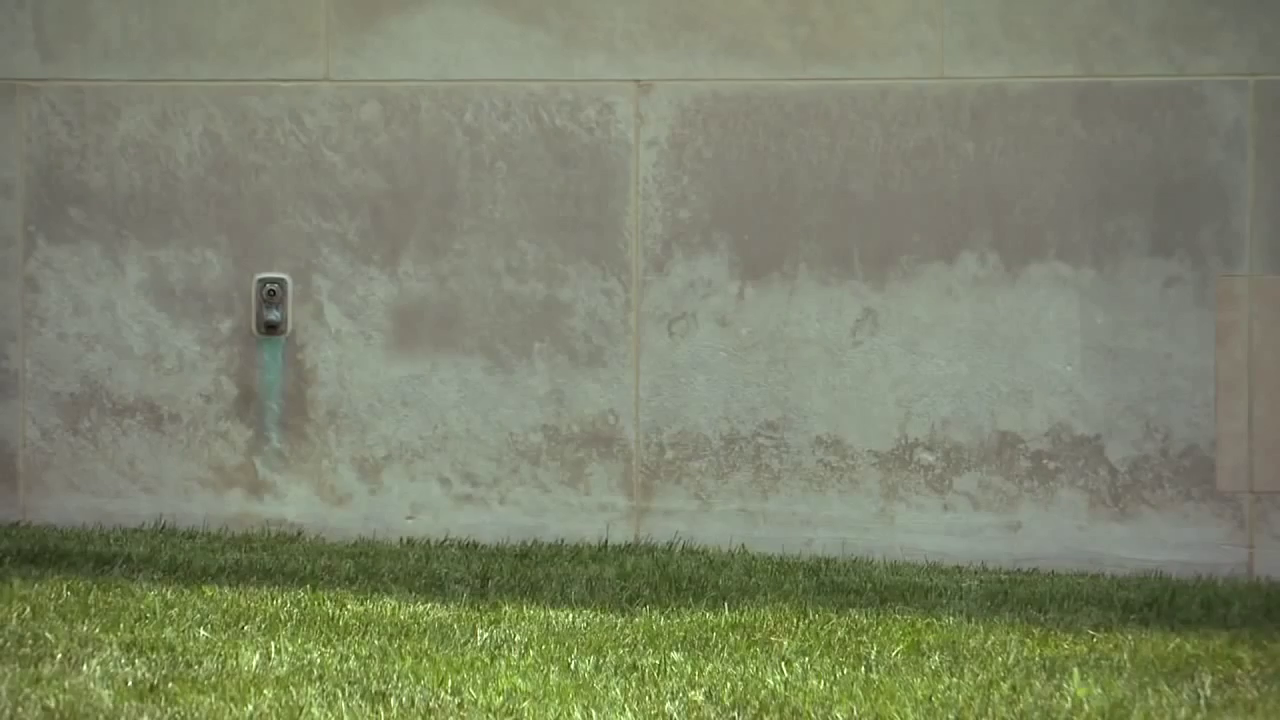
#> input picture frame 6 of MerosA/8.18/videos_to_be_processed/fallingball.mp4, 1280 x 720 px
$ python remove_object.py
#> lines starting #> are read from the running program, lines starting #| are printed output that depends on the picture
import numpy as np
import cv2
import time

from functions import get_sad, get_motion_vector

#change to 8,4
macroblock_size = 16


video = cv2.VideoCapture('../Meros A/8.18/videos/fallingball.mp4')

start = time.time()
frames = 1

#
def fix_frame_shape(frame):
    return np.pad(frame, ((0, int((np.ceil(video.get(4) / macroblock_size) * macroblock_size) - video.get(4))),
                          (0, int((np.ceil(video.get(3) / macroblock_size) * macroblock_size) - video.get(3)))),
                  'constant', constant_values=0)


total_frames = int(video.get(cv2.CAP_PROP_FRAME_COUNT))
reference_frame, background_frame = video.read()
#> background_frame is the input picture: shape (720, 1280, 3); mean B, G, R 107.2, 132, 125.9
background_frame = cv2.cvtColor(background_frame, cv2.COLOR_BGR2GRAY)
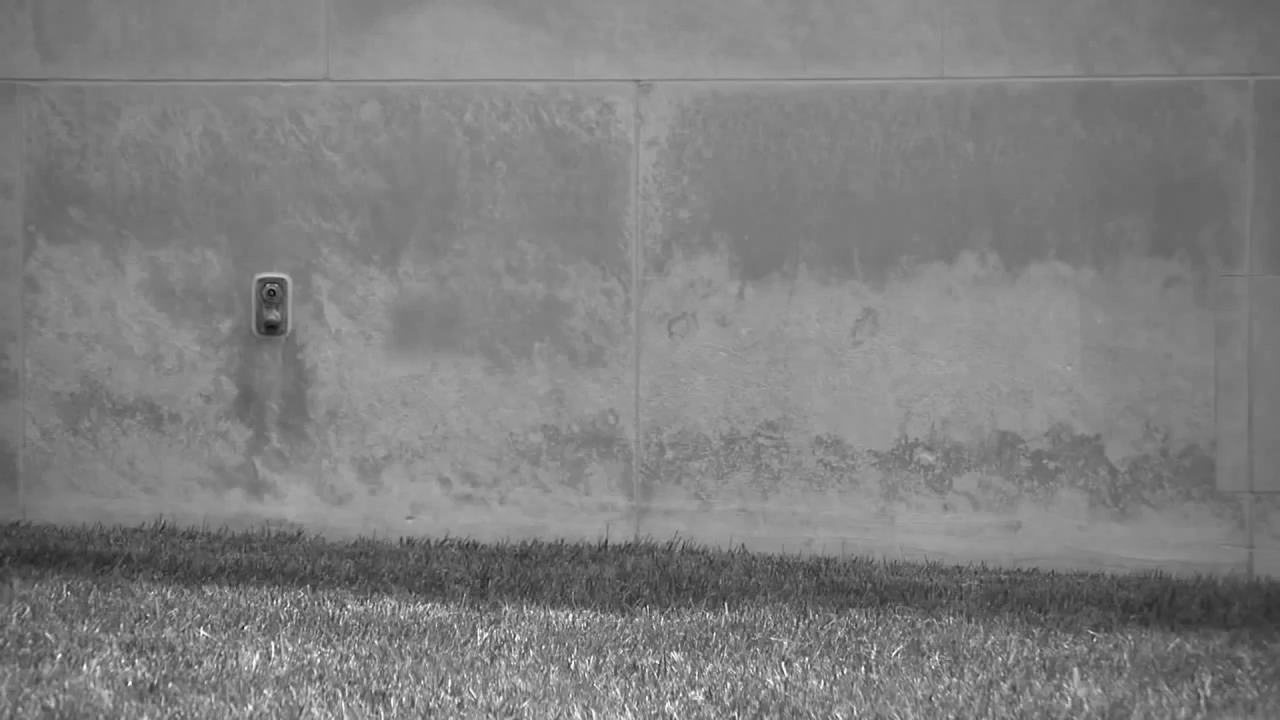
#> background_frame: shape (720, 1280); min 6, max 251, mean 127.3
fourcc = cv2.VideoWriter_fourcc(*'XVID')
output = cv2.VideoWriter(str(macroblock_size) + 'mb_objectremoved.avi', fourcc, video.get(5),
                         (int(video.get(3)), int(video.get(4))), False)

background_frame = fix_frame_shape(background_frame)
output.write(background_frame)


ref_frame = background_frame

print("Frame #" + str(frames) + " of " + str(total_frames) + " Completed")

while video.isOpened():
    reference_frame, current_frame = video.read()
    if not reference_frame:
        break
    current_frame = cv2.cvtColor(current_frame, cv2.COLOR_BGR2GRAY)
#> current_frame: shape (720, 1280)
    current_frame = fix_frame_shape(current_frame)
    for i in range(0, current_frame.shape[0], macroblock_size):
        for j in range(0, current_frame.shape[1], macroblock_size):
#> (the run stopped early here; a loop or call above may not have finished)

$ run again, starting later in the video
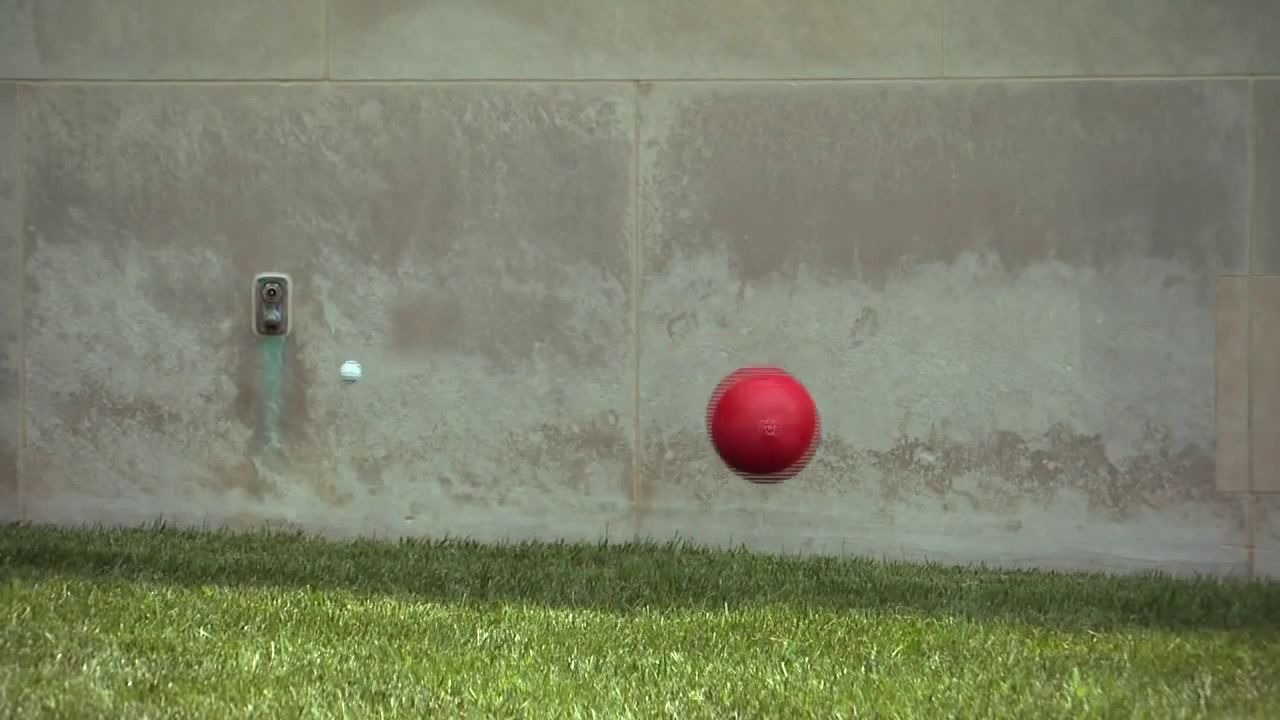
#> input picture frame 48 of MerosA/8.18/videos_to_be_processed/fallingball.mp4, 1280 x 720 px
#> background_frame is the input picture: shape (720, 1280, 3); mean B, G, R 105.8, 130.1, 125.4
#> `background_frame = cv2.cvtColor(background_frame, cv2.COLOR_BGR2GRAY)`:
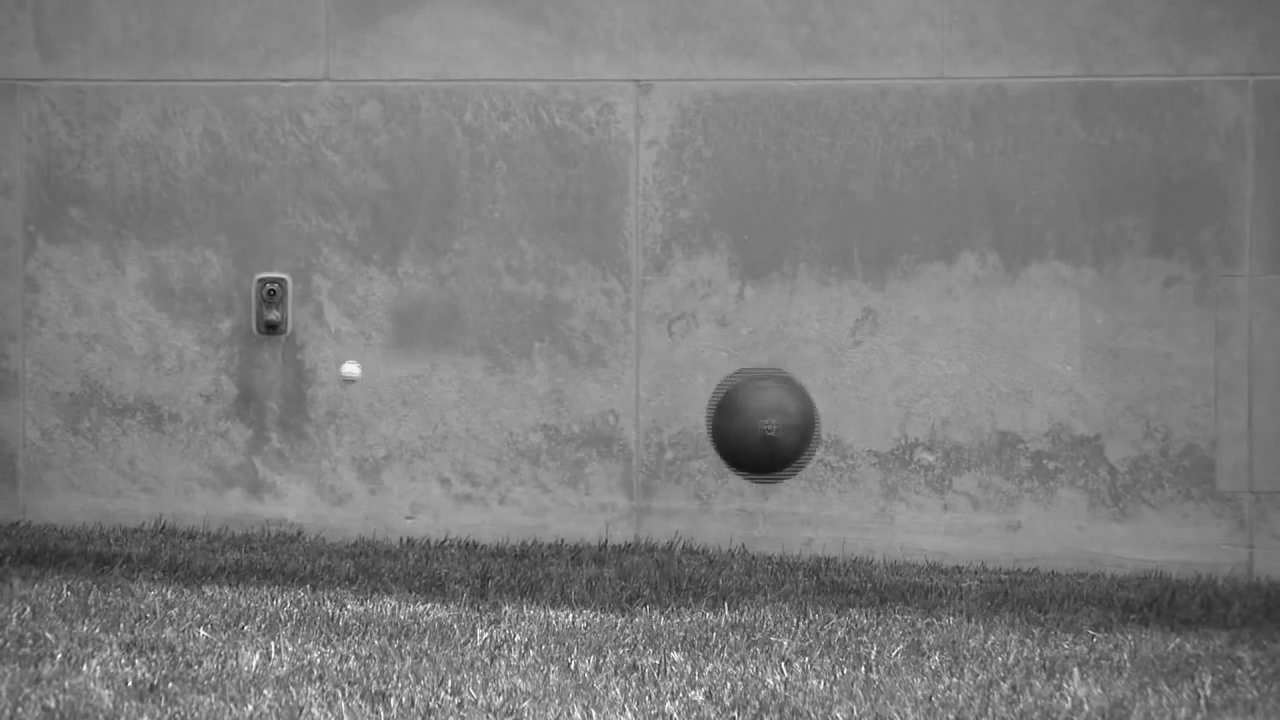
#> background_frame: shape (720, 1280); min 4, max 250, mean 125.8
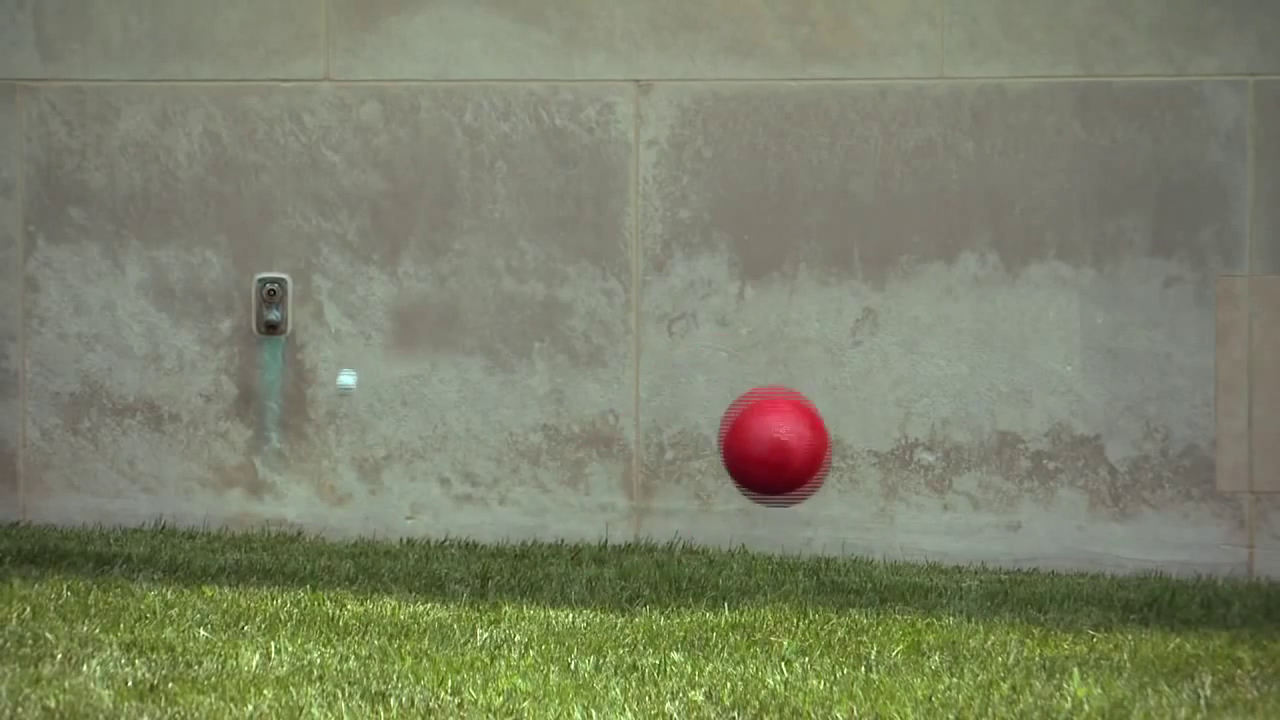
#> input picture frame 49 of MerosA/8.18/videos_to_be_processed/fallingball.mp4, 1280 x 720 px
#> current_frame is the input picture: shape (720, 1280, 3); mean B, G, R 105.8, 130.1, 125.5
#> current_frame: shape (720, 1280)
